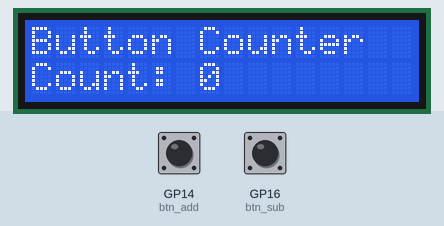
A program run on a simulated Raspberry Pi Pico running MicroPython. On the bench: 16×2 character LCD. The test bench sets the inputs (shaded band); at power-on: GP14 (btn_add) HIGH, GP16 (btn_sub) HIGH. Library files of the repository ran but are not shown: pico_i2c_lcd.py; what the program prints to the serial console is not drawn.

Above: at 1.4 s.
1.5 s: GP14 (btn_add) pulled LOW for 0.15 s
At 2.7 s:
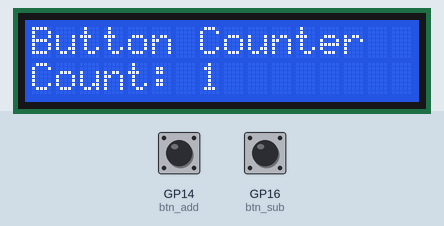
3.1 s: GP14 (btn_add) pulled LOW for 1 s
At 3.7 s:
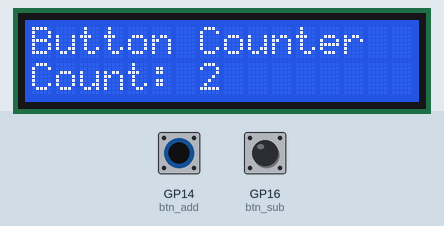
Timing chart, 0 to 6.1 s (numbered marks = the images above; inputs shaded):
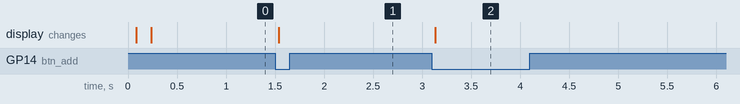

The program:

main.py
```python
# main.py - LCD1602 雙按鈕計數器 (高穩定版)
import time
from machine import Pin, I2C
from pico_i2c_lcd import I2cLcd

# 1. 初始化按鈕 (GP14 與 GP16，開啟內部上拉電阻，按鈕另一端接 GND)
btn_add = Pin(14, Pin.IN, Pin.PULL_UP)
btn_sub = Pin(16, Pin.IN, Pin.PULL_UP)

# 2. 初始化 I2C (100kHz 最穩定)
i2c = I2C(0, sda=Pin(0), scl=Pin(1), freq=100000)

devices = i2c.scan()
if not devices:
    print("【錯誤】找不到 I2C 裝置！")
    raise SystemExit

addr = devices[0]
print(f"【成功】LCD 位址: {hex(addr)}")

# 3. 初始化 LCD
lcd = I2cLcd(i2c, addr, 2, 16)
lcd.clear()

# 顯示固定標題
lcd.move_to(0, 0)
lcd.putstr("Button Counter")

count = 0

def refresh_screen():
    lcd.move_to(0, 1)
    # 用固定長度字串靠左覆蓋舊內容
    lcd.putstr(f"Count: {count:<9}")

refresh_screen()

last_state_add = 1
last_state_sub = 1

while True:
    curr_state_add = btn_add.value()
    curr_state_sub = btn_sub.value()

    # GP14 按下 (1 變 0) -> +1
    if last_state_add == 1 and curr_state_add == 0:
        count += 1
        refresh_screen()
        time.sleep_ms(150)  # 防彈跳延遲

    # GP16 按下 (1 變 0) -> -1
    if last_state_sub == 1 and curr_state_sub == 0:
        count -= 1
        refresh_screen()
        time.sleep_ms(150)  # 防彈跳延遲

    last_state_add = curr_state_add
    last_state_sub = curr_state_sub
    time.sleep_ms(20)
```

Measured:
- after the input at 1.5 s, the display: changes at once (image 1)
- after the input at 3.1 s, the display: changes at once (image 2)
